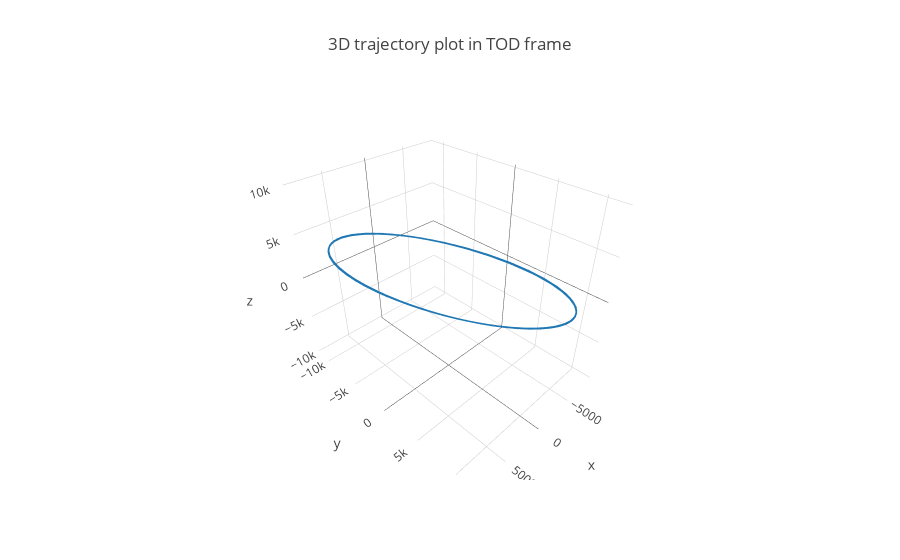

Notebook code cell kept with this figure:
### Markdown cell above
## 3D plot

### Code cell
import plotly.graph_objs as go

trace = go.Scatter3d(
    x = 1e-3 * PV_tod_df['x'],
    y = 1e-3 * PV_tod_df['y'],
    z = 1e-3 * PV_tod_df['z'],
    mode='lines',
    line=dict(
        color='#1f77b4',
        width=3
    )
)

data = [trace]

layout = go.Layout(
    title = '3D trajectory plot in TOD frame',
    scene=dict(
        aspectmode='data'
    )
)

fig = dict(data=data, layout=layout)

py.iplot(fig)

### Figure 1 — Plotly figure (JSON) as saved in the notebook; plotly's stock layout.template omitted (floating-point values rounded to 4 significant figures; data arrays with more than 128 entries replaced by an {"elided": "..."} marker saying what was removed)
{"data": [{"line": {"color": "#1f77b4", "width": 3}, "mode": "lines", "type": "scatter3d", "uid": "8cb94655-9818-4112-b198-8012278981ca", "x": {"elided": "289 float values"}, "y": {"elided": "289 float values"}, "z": {"elided": "289 float values"}}], "layout": {"scene": {"aspectmode": "data", "aspectratio": {"x": 0.875, "y": 1.159, "z": 0.9859}}, "title": {"text": "3D trajectory plot in TOD frame"}}}
